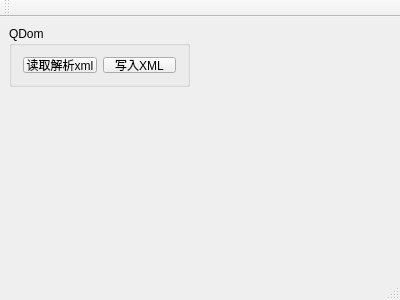
<?xml version="1.0" encoding="UTF-8"?>
<ui version="4.0">
 <class>XmlMainWnd</class>
 <widget class="QMainWindow" name="XmlMainWnd">
  <property name="geometry">
   <rect>
    <x>0</x>
    <y>0</y>
    <width>400</width>
    <height>300</height>
   </rect>
  </property>
  <property name="windowTitle">
   <string>XmlMainWnd</string>
  </property>
  <widget class="QWidget" name="centralWidget">
   <widget class="QGroupBox" name="groupBox">
    <property name="geometry">
     <rect>
      <x>9</x>
      <y>9</y>
      <width>181</width>
      <height>61</height>
     </rect>
    </property>
    <property name="title">
     <string>QDom</string>
    </property>
    <layout class="QHBoxLayout" name="horizontalLayout">
     <item>
      <widget class="QPushButton" name="pushButtonDomRead">
       <property name="text">
        <string>读取解析xml</string>
       </property>
      </widget>
     </item>
     <item>
      <widget class="QPushButton" name="pushButtonDomWrite">
       <property name="text">
        <string>写入XML</string>
       </property>
      </widget>
     </item>
    </layout>
   </widget>
  </widget>
  <widget class="QMenuBar" name="menuBar">
   <property name="geometry">
    <rect>
     <x>0</x>
     <y>0</y>
     <width>400</width>
     <height>23</height>
    </rect>
   </property>
  </widget>
  <widget class="QToolBar" name="mainToolBar">
   <attribute name="toolBarArea">
    <enum>TopToolBarArea</enum>
   </attribute>
   <attribute name="toolBarBreak">
    <bool>false</bool>
   </attribute>
  </widget>
  <widget class="QStatusBar" name="statusBar"/>
 </widget>
 <layoutdefault spacing="6" margin="11"/>
 <resources/>
 <connections/>
</ui>
